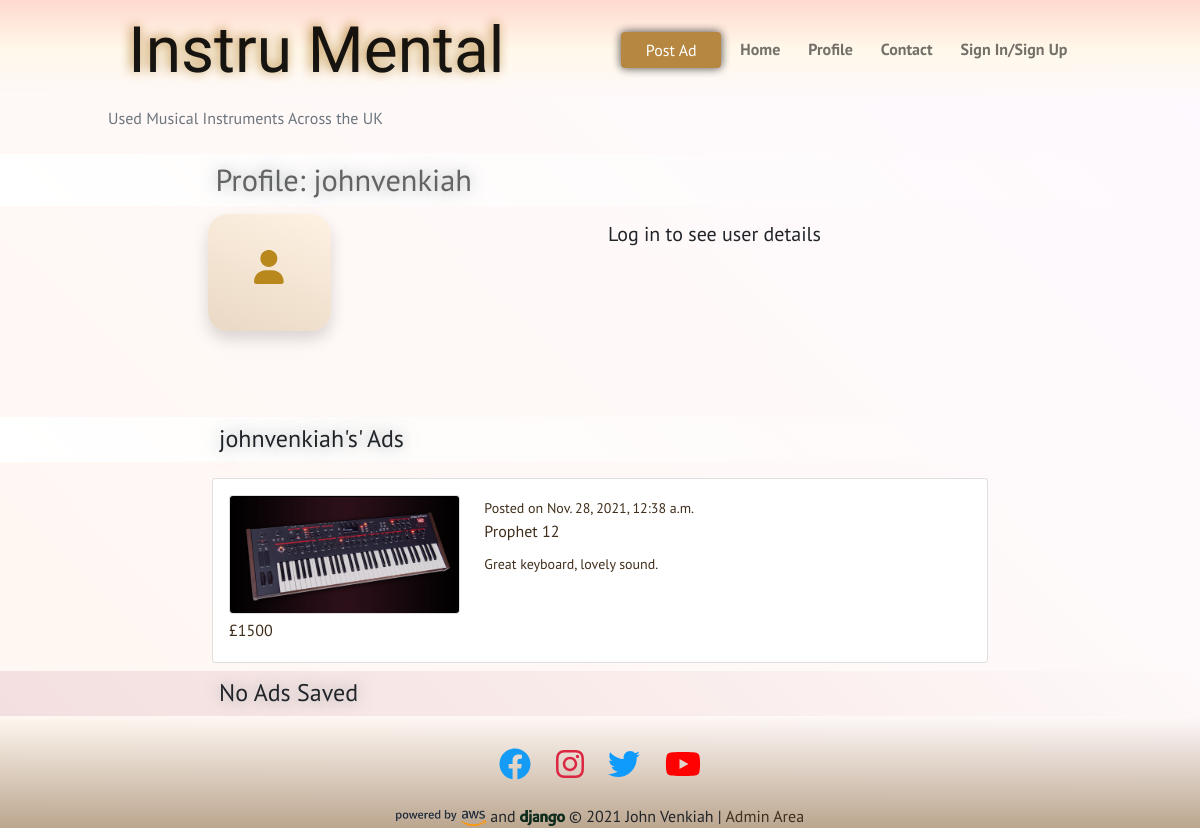
The app's page /profile/johnvenkiah/ with its own data.
### ads/models.py (models this page shows, shortened)
class Ad(models.Model):
    title = models.CharField(max_length=250, unique=True)
    slug = models.SlugField(max_length=200, unique=True)
    seller = models.ForeignKey(User, on_delete=models.CASCADE)
    image = models.ImageField(blank=False)
    category = models.CharField(max_length=250)
    description = models.CharField(max_length=800)
    created_on = models.DateTimeField(auto_now_add=True)
    price = models.PositiveIntegerField(
        validators=[MaxValueValidator(99999999)]
    )
    location = models.CharField(max_length=200)
    city = models.CharField(max_length=200)
    sold = models.BooleanField(default=False)
    saved = models.ManyToManyField(User, related_name='ad_saves', blank=True)
    class Meta:
        ordering = ['-created_on']
        verbose_name = 'ad'
        verbose_name_plural = 'ads'

### user_profile/views.py (the view, shortened to what this page needs)
# urls.py: path('profile/<slug:user>/', views.ProfileView.as_view(), name='profile'),
class ProfileView(TemplateView, BaseDetailView, SelectRelatedMixin):
    model = User
    template_name = 'user_profile/profile.html'
    select_related = ('profile',)
    def get(self, request, *args, **kwargs):
        self.object = self.get_object()
        return super().get(request, *args, **kwargs)
    def get_object(self):
        return self.get_queryset().get(username=self.kwargs['user'])
    def get_context_data(self, **kwargs):
        context = super().get_context_data(**kwargs)
        context['user'] = self.get_object()
        context['user_ads'] = Ad.objects.filter(seller=self.get_object())
        print(ad.image.url for ad in context['user_ads'])
        context['saved_ads'] = list(Ad.objects.filter(
            saved=self.get_object()
            ))
        return context

### templates/user_profile/profile.html (shortened to what this page needs)
{% extends "main/base.html" %}
{% load static %}
{% block content %}
<div class="container-fluid">
    <div class="row align-bottom">
        <div class="row justify-content-center">
            <div class="col col-lg-8 mx-lg-auto banner ps-md-5">
                <h2 class="custom-text-shadow pt-2">Profile: {{ user }}</h3>
            </div>
        </div>
        <div class="row pt-2 justify-content-center align-bottom">
            <div class="col-3 col-md-4">
                <div class="col-md-4 soft-fade-up profile-card mt-auto shadow">
                    <i class="fas fa-user user-icon py-3"></i>
                </div>
            </div>
            <div class="col-9 col-md-4">
                {% if request.user.is_authenticated %}
                <ul class="fa-ul">
                    {% if user.first_name or user.last_name %}
                    <li><span class="fa-li"><i class="fas fa-star-of-life"></i></span><small class="pull-end">{{ user.first_name }} {{ user.last_name }}</small></li>
                    {% endif %}
                    {% if user.profile.location %}
                    <li><span class="fa-li"><i class="fas fa-map-marker-alt"></i></span><small>{{ user.profile.location }}</small></li>
                    {% endif %}
                    <li><span class="fa-li"><i class="fas fa-envelope"></i></span><small>{{ user.email }}</small></li>
                </ul>
                {% else %}
                <h5 class="p-2">Log in to see user details</h5>
                {% endif %}
            </div>
        </div>
    </div>
    {% if user_ads %}
    <div class="row">
        <div class="col banner mt-2 ps-md-5">
            <h4 class="custom-text-shadow pt-2">{{ user }}'s' Ads</h4>
        </div>
    </div>
        {% for ad in user_ads %}
    <div class="row">
        <div class="col col-md-8 mx-md-auto">
            <a class="card mt-3 pad-16" href="{% url 'ads:ad_detail' ad.seller ad.slug %}">
                <div class="row">
                    <div class="col-4">
                        <img class="card thmbn-img" src="{{ ad.image.url }}" alt="">
                    </div>
                    <div class="col-8">
                        <small class="text-small ms-auto">Posted on {{ ad.created_on }}</small>
                        <p class="card-title">{{ ad.title }}</p>
                        <div class="elips-container">
                            <small class="card-text elips-text">
                                {{ ad.description }}
                            </small>
                        </div>
                    </div>
                </div>
                <div class="row">
                    <div class="col">
                {% if ad.sold %}
                        <p class="card-text sold my-1">£{{ ad.price }}</p>
                    </div>
                    <div class="col-8">
                        <p class="card-text text-danger mt-1">SOLD</p>
                    </div>
                {% else %}
                        <p class="card-text my-1">£{{ ad.price }}</p>
                    </div>
                    {% endif %}
                </div>
            </a>
        </div>
    </div>
    {% endfor %}
    {% else %}
    <div class="row justify-content-center">
        <div class="col col-lg-8 banner-3 mt-2 ps-md-5">
            <h4 class="custom-text-shadow pt-2">No Ads Posted</h4>
        </div>
    </div>
    {% endif %}
    {% if saved_ads %}
    <div class="row justify-content-center">
        <div class="col col-lg-8 banner mt-2 ps-md-5">
            <h4 class="custom-text-shadow pt-2">Saved Ads</h4>
        </div>
    </div>
        {% for ad in saved_ads %}
        <div class="row">
            <div class="col col-md-8 mx-md-auto">
                <a class="card mt-3 pad-16" href="{% url 'ads:ad_detail' ad.seller ad.slug %}">
                    <div class="row">
                        <div class="col-4">
                            <img class="card thmbn-img" src="{{ ad.image.url }}" alt="">
                        </div>
                        <div class="col-8">
                            <small class="text-small ms-auto">Posted on {{ ad.created_on }}</small>
                            <p class="card-title">{{ ad.title }}</p>
                            <div class="elips-container">
                                <small class="card-text elips-text">
                                    {{ ad.description }}
                                </small>
                            </div>
                        </div>
                    </div>
                    <div class="row">
                        <div class="col">
                    {% if ad.sold %}
                            <p class="card-text sold my-1">£{{ ad.price }}</p>
                        </div>
                        <div class="col-8">
                            <p class="card-text text-danger mt-1">SOLD</p>
                        </div>
                    {% else %}
                            <p class="card-text my-1">£{{ ad.price }}</p>
                        </div>
                        {% endif %}
                    </div>
                </a>
            </div>
        </div>
        {% endfor %}
        {% else %}
    <div class="row">
        <div class="col banner-3 mt-2 ps-md-5">
            <h4 class="custom-text-shadow pt-2">No Ads Saved</h4>
        </div>
    </div>
        {% endif %}
</div>
{% endblock %}

### static/css/style.css (style rules this page uses)
html, body { margin: 0; padding: 0; }
p, span, a, h2, h3, h4, h5 { font-family: 'PT Sans', sans-serif; }
p, span, a { font-weight: 400; }
h2 { font-size: calc(1.3rem + .8vw); color: #636363; }
a { color: #412f1c; text-decoration: none; }
.banner, .banner-2, .banner-3 { width: 100%; margin: 0 auto; }
.banner { background: linear-gradient( 45deg, #ffffff, transparent); padding-left: 2%; }
.banner-3 { background: linear-gradient( 45deg, #f3dfdf, transparent); }
.custom-text-shadow { text-shadow: 0 0 15px #6a7b8391, 0px 0px 15px #adb5bd00; }
.pad-16 { padding: 16px; }
.soft-fade-up { background: linear-gradient(20deg, rgb(233, 216, 196), rgb(255, 242, 227)); }
.card { overflow: hidden; }
.user-icon { color: #b9881d; height: 35%; }
.profile-card { border: none; border-radius: 20px; text-align: center; padding-top: 1.5rem; height: 100%; }
.user-icon { font-size: 1.5rem; }
.elips-container { text-overflow: ellipsis; white-space: nowrap; overflow: hidden; }
.elips-text { max-width: 30px; }
.thmbn-img { object-fit: cover; width: 100%; height: 100%; }
@media only screen and (min-width: 768px) { .profile-card { height: 90%; } }
@media only screen and (min-width: 1024px) { .banner h2, h4 { padding-left: 15%; } }
@media only screen and (min-width: 1024px) { .profile-card { height:60%; padding: 20px 0 0; } }

### records on screen
Ad: image (picture), created_on "Nov. 28, 2021, 12:38 a.m.", title "Prophet 12", description "Great keyboard, lovely sound.", price "1500"

### other values on screen
{{ user }} "johnvenkiah"
